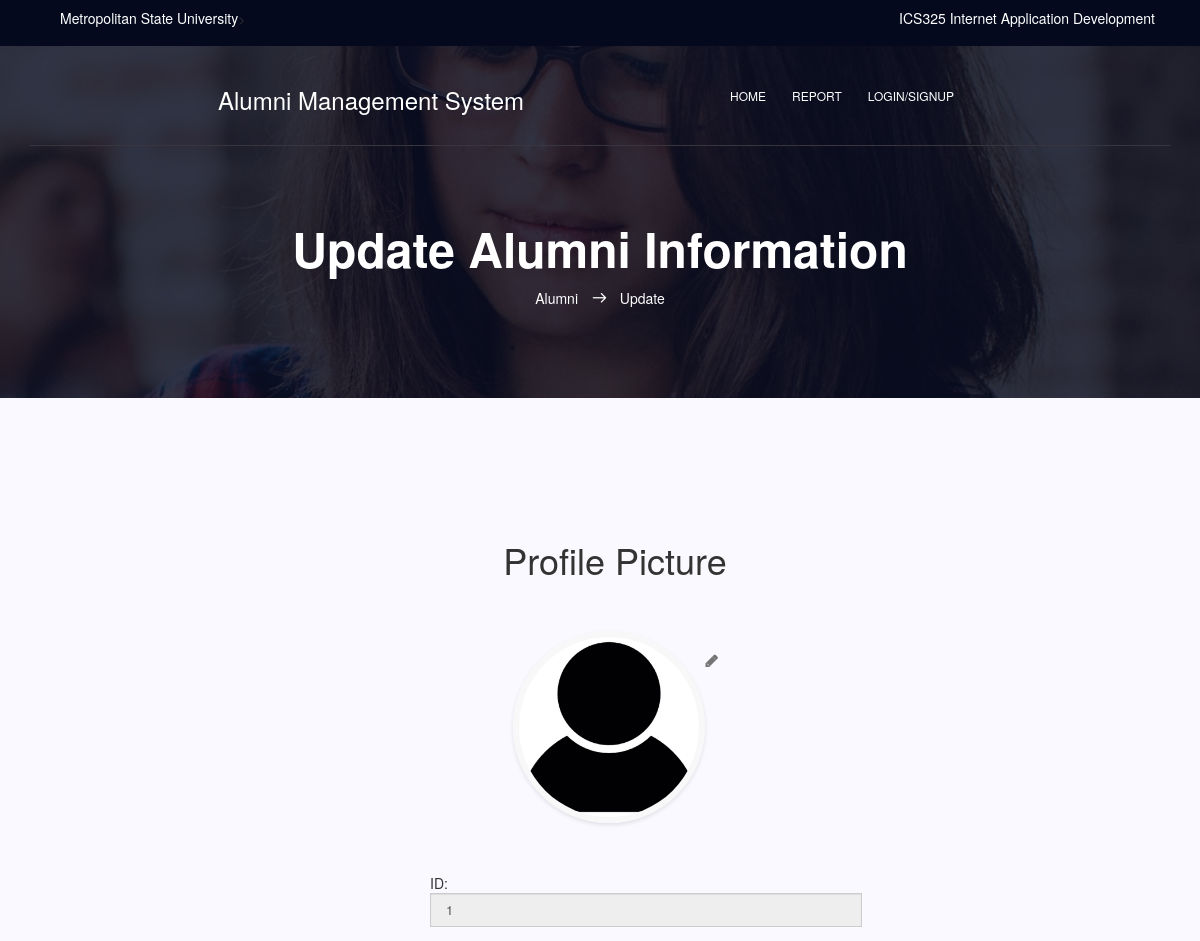
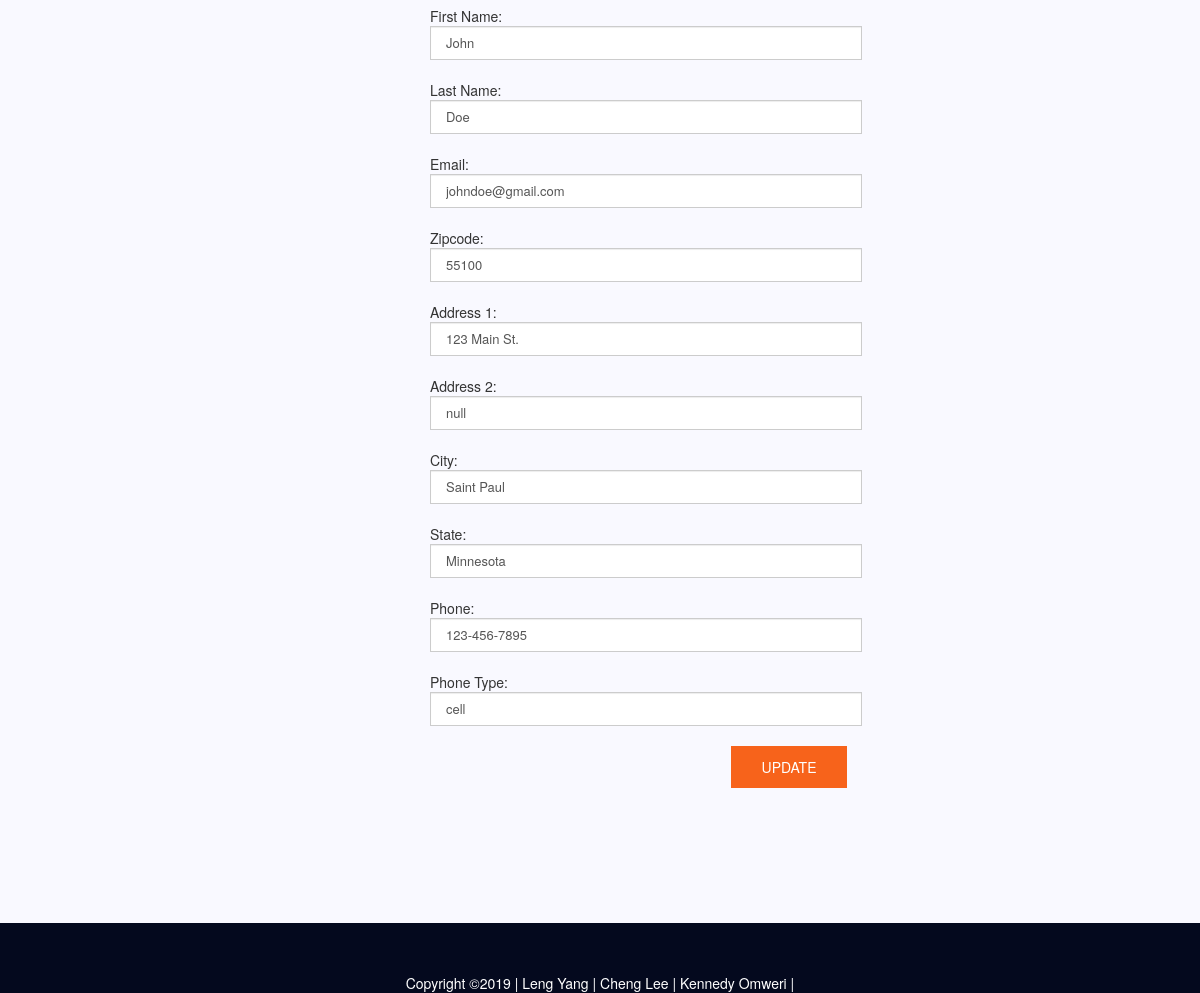
Page /updateForm.php?id=1 on the committed database (2 pictures, top to bottom).
### tables this page shows
CREATE TABLE `alumni` (
  `id` int(6) NOT NULL,
  `user_image` varchar(255) NOT NULL,
  `first_name` varchar(30) NOT NULL,
  `last_name` varchar(30) NOT NULL,
  `phone` varchar(15) NOT NULL,
  `phone_type` varchar(10) NOT NULL,
  `email` varchar(50) NOT NULL,
  `address1` varchar(100) NOT NULL,
  `address2` varchar(100) NOT NULL,
  `city` varchar(50) NOT NULL,
  `state` varchar(50) NOT NULL,
  `zipcode` int(5) NOT NULL,
  `password` varchar(25) NOT NULL,
  `password_repeat` varchar(25) NOT NULL
);

### updateForm.php (the view, shortened to what this page needs)
<!DOCTYPE html>
<html lang="zxx" class="no-js">
<head>
    <link rel="stylesheet" href="css/linearicons.css">
    <link rel="stylesheet" href="css/bootstrap.css">
    <link rel="stylesheet" href="css/main.css">
    <link rel="stylesheet" type="text/css" href="css/avatar/avatarCSS.css">
    <link rel="stylesheet" href="https://cdnjs.cloudflare.com/ajax/libs/font-awesome/4.7.0/css/font-awesome.min.css">
    <link rel="stylesheet" href="https://maxcdn.bootstrapcdn.com/bootstrap/3.3.7/css/bootstrap.min.css">
</head>
<body>
<header id="header" id="home">
    <div class="header-top">
        <div class="container">
            <div class="row">
                <div class="col-lg-6 col-sm-6 col-8 header-top-left no-padding">
                    <ul>
                        <li><font style="color: white; font-size: 14px;">Metropolitan State University</font>>
                    </ul>
                </div>
                <div class="col-lg-6 col-sm-6 col-4 header-top-right no-padding">
                    <font style="color: white; font-size: 14px;">ICS325 Internet Application Development</font>
                </div>
            </div>
        </div>
    </div>
    <div class="container main-menu">
        <div class="row align-items-center justify-content-between d-flex">
            <div id="logo">
                <a href="index.php"><h3 style="color: white;"> Alumni Management System </h3></a>
            </div>
            <nav id="nav-menu-container">
                <ul class="nav-menu">
                    <li><a href="index.php">Home</a></li>
                    <li><a href="reports.php">Report</a></li>
                    <li class="nav-item">
                        <?php
                        if (isset($_SESSION['type'])) {
                            echo '<a class="nav-link" href="logoutPage.php">Logout</a>';
                        }
                        else {
                            echo '<a class="nav-link" href="loginPage.php">Login/SignUp</a>';
                        }
                        ?>
                    </li>
                </ul>
            </nav>
        </div>
    </div>
</header>
<section class="banner-area relative about-banner" id="home">
    <div class="overlay overlay-bg"></div>
    <div class="container">
        <div class="row d-flex align-items-center justify-content-center">
            <div class="about-content col-lg-12">
                <h1 class="text-white">
                    Update Alumni Information
                </h1>
                <p class="text-white link-nav"><a href="alumni.php">Alumni </a> <span
                            class="lnr lnr-arrow-right"></span> <a href="updateForm.php"> Update</a></p>
            </div>
        </div>
    </div>
</section>
<section class="contact-page-area section-gap">
    <div class="container">
        <div class="row">
            <div class="col-lg-12">
                <?php
                include_once 'db_configuration.php';
                if (isset($_GET['id'])) {
                    $update_id = $_GET['id'];
                    $sql = "SELECT * FROM alumni
							            WHERE id = '$update_id'";
                    if (!$result = $db->query($sql)) {
                        die ('There was an error running query[' . $connection->error . ']');
                    }
                }
                if ($result->num_rows > 0) {
                    while ($row = $result->fetch_assoc()) {
                        echo '<form class="form-area" action="updateUserInfo.php" method="post" enctype="multipart/form-data">
												     <div class="container">
                                                        <h1>Profile Picture</h1>
                                                        <div class="avatar-upload">
                                                            <div class="avatar-edit">
                                                                <input type=\'file\' id="imageUpload" name="user_image" accept=".png, .jpg, .jpeg" />
                                                                <label for="imageUpload"></label>
                                                            </div>
                                                            <div class="avatar-preview">';
                        if ($row['user_image'] == "") {
                            echo ' <div id="imagePreview" style="background-image: url(img/user/user.jpg);">';
                        } else {
                            echo ' <div id="imagePreview" style="background-image: url(img/user/' . $row['user_image'] . ');">';
                        }
                        echo '</div>
                                                            </div>
                                                        </div>
                                                    </div>';
                        echo '<div class="col-lg-5 offset-lg-4 form-group">
														ID: <input name="ID" class="common-input mb-20 form-control" type="text" value="' . $row["id"] . '" readonly />
														First Name: <input name="first_name" class="common-input mb-20 form-control" type="text" value="' . $row["first_name"] . '" required />
                                                       Last Name: <input name="last_name" class="common-input mb-20 form-control" type="text" value="' . $row["last_name"] . '" required />
														Email: <input name="email" class="common-input mb-20 form-control" type="email" value="' . $row["email"] . '" required />
														Zipcode: <input name="zipcode" class="common-input mb-20 form-control" type="text" value="' . $row["zipcode"] . '" required />
														Address 1: <input name="address1" class="common-input mb-20 form-control" type="text" value="' . $row["address1"] . '" required />
														Address 2: <input name="address2" class="common-input mb-20 form-control" type="text" value="' . $row["address2"] . '"  />
                                                       City: <input name="city" class="common-input mb-20 form-control" type="text" value="' . $row["city"] . '" required />
														State: <input name="state"  class="common-input mb-20 form-control" type="text" value="' . $row["state"] . '" required />
														Phone: <input name="phone" class="common-input mb-20 form-control" type="text" value="' . $row["phone"] . '" required />
                                                       Phone Type: <input name="phone_type" class="common-input mb-20 form-control" type="text" value="' . $row["phone_type"] . '" required />
													<div class="col-lg-12">
														<button class="genric-btn primary" style="float: right;">Update</button>
													</div>
												</div>
											</form>';
                    }
                }
                else {
                    echo "0 results";
                }
                ?>
            </div>
        </div>
    </div>
</section>
<footer class="footer-area ">
    <div class="container">
        <div class="footer-bottom row align-items-center justify-content-between">
            <p class="footer-text m-0 col-lg-10 col-md-5" style="text-align: center; color: white;">
                Copyright &copy;<script>document.write(new Date().getFullYear());</script>
                | Leng Yang | Cheng Lee | Kennedy Omweri |
            </p>
        </div>
    </div>
</footer>
</body>
</html>

### css/main.css (style rules this page uses)
body { color:#777; font-family:"Poppins",sans-serif;font-size:14px;font-weight:300;line-height:1.625em;position:relative }
ol,ul { margin:0;padding:0;list-style:none }
a { -webkit-transition:all 0.3s ease 0s;-moz-transition:all 0.3s ease 0s;-o-transition:all 0.3s ease 0s;transition:all 0.3s ease 0s }
a,a:focus,a:hover { text-decoration:none;outline:0 }
h1,h2,h3,h4,h5,h6 { font-family:"Poppins",sans-serif;color:#222;line-height:1.2em !important;margin-bottom:0;margin-top:0;font-weight:600 }
h1,.h1 { font-size:36px }
h3,.h3 { font-size:24px }
.mb-20 { margin-bottom:20px }
.text-white { color:#fff }
.relative { position:relative }
.overlay { position:absolute;left:0;right:0;top:0;bottom:0 }
.no-padding { padding:0 }
h1 { font-size:36px }
h3 { font-size:24px }
h1,h2,h3,h4,h5,h6 { line-height:1.5em }
.genric-btn { display:inline-block;outline:none;line-height:40px;padding:0 30px;font-size:.8em;text-align:center;text-decoration:none;font-weight:500;cursor:pointer;-webkit-transition:all 0.3s ease 0s;-moz-transition:all 0.3s ease 0s;-o-transition:all 0.3s ease 0s;transition:all 0.3s ease 0s }
.genric-btn.primary { color:#fff;background:#f7631b;border:1px solid transparent }
.header-top { background:#04091e;font-size:12px;padding:8px }
.header-top ul li { display:inline-block;margin-left:15px }
.header-top .header-top-left { text-align:left }
.header-top .header-top-right { text-align:right }
.main-menu { padding-bottom:20px;padding-top:20px;border-bottom:1px solid #39353e }
#header { position:fixed;left:0;top:0;right:0;transition:all 0.5s;z-index:997 }
.nav-menu,.nav-menu * { margin:0;padding:0;list-style:none }
.nav-menu li { position:relative;white-space:nowrap }
.nav-menu>li { float:left }
.nav-menu a { padding:0 8px 0px 8px;text-decoration:none;display:inline-block;color:#fff;font-weight:500;font-size:12px;text-transform:uppercase;outline:none }
.nav-menu>li { margin-left:10px }
#mobile-nav { position:fixed;top:0;padding-top:18px;bottom:0;z-index:998;background:rgba(0,0,0,0.8);left:-260px;width:260px;overflow-y:auto;transition:0.4s }
#mobile-nav ul { padding:0;margin:0;list-style:none }
#mobile-nav ul li { position:relative }
#mobile-nav ul li a { color:#fff;font-size:13px;text-transform:uppercase;overflow:hidden;padding:10px 22px 10px 15px;position:relative;text-decoration:none;width:100%;display:block;outline:none;font-weight:400 }
.section-gap { padding:120px 0 }
.banner-area { background:url(../img/banner-bg.jpg) right;background-size:cover }
.banner-area .overlay-bg { background-color:rgba(4,9,30,0.8) }
.link-nav { margin-top:10px;margin-bottom:0px }
.about-banner { background:url(../img/top-banner.jpg) right no-repeat;background-size:cover }
.about-content { margin-top:110px;padding:90px 0px;text-align:center }
.about-content h1 { font-size:48px;font-weight:600 }
.about-content a { color:#fff;font-weight:300;font-size:14px }
.about-content .lnr { margin:0px 10px;font-weight:600 }
.contact-page-area { background:#f9f9ff }
.contact-page-area .form-area input { padding:15px }
.contact-page-area .form-area input,.contact-page-area .form-area textarea { border-radius:0;font-size:13px !important }
.contact-page-area .form-area .genric-btn { -webkit-transition:all 0.3s ease 0s;-moz-transition:all 0.3s ease 0s;-o-transition:all 0.3s ease 0s;transition:all 0.3s ease 0s;border-radius:0 !important;font-size:14px;text-transform:uppercase !important }
.footer-area { background-color:#04091e }
.footer-bottom { padding-top:50px }

### css/avatar/avatarCSS.css (style rules this page uses)
h1 { font-size: 20px; text-align: center; margin: 20px 0 20px; }
.avatar-upload { position: relative; max-width: 205px; margin: 50px auto; }
.avatar-upload .avatar-preview { width: 192px; height: 192px; position: relative; border-radius: 100%; border: 6px solid #F8F8F8; box-shadow: 0px 2px 4px 0px rgba(0, 0, 0, 0.1); }
.avatar-upload .avatar-preview > div { width: 100%; height: 100%; border-radius: 100%; background-size: cover; background-repeat: no-repeat; background-position: center; }

### rows in the picture
alumni: ID "1", first_name "John", last_name "Doe", email "johndoe@gmail.com", zipcode "55100", address1 "123 Main St.", address2 "null", city "Saint Paul", state "Minnesota", phone "123-456-7895", phone_type "cell"
